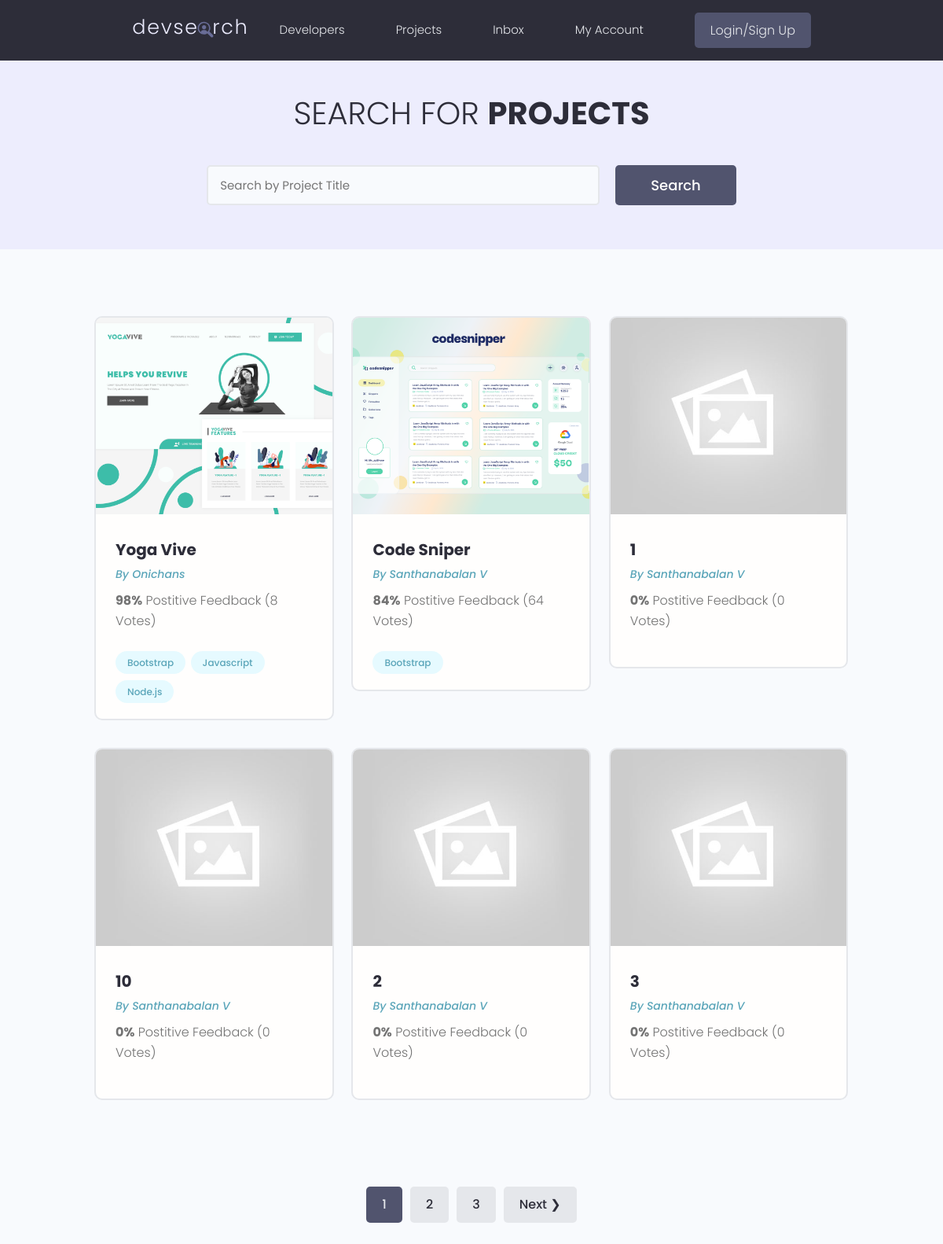
/projects/, run on the app's committed database.
### projects/models.py (models this page shows, shortened)
class Project(models.Model):
    owner = models.ForeignKey(Profile,null=True,blank=True,on_delete=models.SET_NULL)
    title = models.CharField(max_length=200)
    description = models.TextField(null=True,blank=True)
    featured_image = models.ImageField(null=True,blank=True,default="default.jpg")
    demo_link = models.CharField(max_length=2000,null=True,blank=True)
    source_link = models.CharField(max_length=2000,null=True,blank=True)
    tags =  models.ManyToManyField('Tag',blank=True)
    vote_total = models.IntegerField(default=0,null=True,blank=True)
    vote_ratio = models.IntegerField(default=0,null=True,blank=True)
    created = models.DateTimeField(auto_now_add=True)
    id = models.UUIDField(default=uuid.uuid4,unique=True,primary_key=True,editable=False)
    class Meta:
        ordering = ['-vote_ratio','-vote_total','title']

class Tag(models.Model):
    name=models.CharField(max_length=200)
    created = models.DateTimeField(auto_now_add=True)
    id = models.UUIDField(default=uuid.uuid4,unique=True,primary_key=True,editable=False)
    def __str__(self):
        return self.name

### users/models.py (models this page shows, shortened)
class Profile(models.Model):
    user = models.OneToOneField(User,on_delete = models.CASCADE,null=True,blank=True)
    name = models.CharField(max_length=200,null=True,blank=True)
    email = models.EmailField(max_length=200,null=True,blank=True)
    username = models.CharField(max_length=200,null=True,blank=True)
    location = models.CharField(max_length=200,null=True,blank=True)
    short_intro = models.CharField(max_length=200,null=True,blank=True)
    bio = models.TextField(null=True,blank=True)
    profile_image = models.ImageField(null=True,blank=True,upload_to = 'profiles/',default='profiles/user-default.png')
    social_github = models.CharField(max_length=200,null=True,blank=True)
    social_twitter = models.CharField(max_length=200,null=True,blank=True)
    social_linkedin = models.CharField(max_length=200,null=True,blank=True)
    social_youtube = models.CharField(max_length=200,null=True,blank=True)
    social_website = models.CharField(max_length=200,null=True,blank=True)
    created = models.DateTimeField(auto_now_add=True)
    id = models.UUIDField(default=uuid.uuid4,unique=True,primary_key=True,editable=False)

### projects/views.py (the view)
# urls.py: path('',views.projects,name="projects"),
def projects(request):
    projects,search = searchProjects(request)
    custom_index,projects = paginateProjects(request,projects,6)
    context = {'projects':projects,'search':search,'custom_index':custom_index}
    return render(request,'projects/projects.html',context)

### projects/utils.py (called while the page is built)
def paginateProjects(request,projects,results):
    page = request.GET.get('page')
    paginator = Paginator(projects, results)
    try:
        projects = paginator.page(page)
    except PageNotAnInteger:
        page = 1
        projects = paginator.page(page)
    except EmptyPage:
        messages.error(request,"Showing last page since query is beyond index")
        page = paginator.num_pages
        projects = paginator.page(page)
    left_index = (int(page) - 4)
    if left_index < 1:
        left_index = 1
    right_index = (int(page) + 5)
    if right_index > paginator.num_pages:
        right_index = paginator.num_pages + 1
    custom_index = range(left_index,right_index)
    return custom_index,projects

def searchProjects(request):
    search = ''
    if request.GET.get('search'):
        search = request.GET.get('search')
    tags = Tag.objects.filter(name__icontains=search)
    projects = Project.objects.distinct().filter(
        Q(title__icontains=search) |
        Q(description__icontains=search) |
        Q(owner__name__icontains=search) |
        Q(tags__in=tags)
    )
    return projects,search

### projects/templates/projects/projects.html (shortened to what this page needs)
{% extends 'main.html' %}
{% block content %}
<main class="projects">
    <section class="hero-section text-center">
      <div class="container container--narrow">
        <div class="hero-section__box">
          <h2>Search for <span>Projects</span></h2>
        </div>
        <div class="hero-section__search">
          <form id="searchForm" class="form" action="{% url 'projects' %}" method="get">
            <div class="form__field">
              <input class="input input--text" id="formInput#search" type="text" name="search"
                value="{{search}}" placeholder="Search by Project Title" />
            </div>
            <input class="btn btn--sub btn--lg" type="submit" value="Search" />
          </form>
        </div>
      </div>
    </section>
    <section class="projectsList">
      <div class="container">
        <div class="grid grid--three">
        {% for project in projects %}
          <div class="column">
            <div class="card project">
              <a href="{% url 'project' project.id %}" class="project">
                <img class="project__thumbnail" src="{{project.featured_image.url}}" alt="project thumbnail" />
                <div class="card__body">
                  <h3 class="project__title">{{project.title}}</h3>
                  <p><a class="project__author" href="{% url 'user-profile' project.owner.id %}">By {{project.owner.name}}</a></p>
                  <p class="project--rating">
                    <span style="font-weight: bold;">{{project.vote_ratio}}%</span> Postitive
                    Feedback ({{project.vote_total}} Vote{{project.vote_total|pluralize:"s"}})
                  </p>
                  <div class="project__tags">
                    {% for tag in project.tags.all %}
                    <span class="tag tag--pill tag--main">
                      <small>{{tag}}</small>
                    </span>
                    {% endfor %}
                  </div>
                </div>
              </a>
            </div>
          </div>
         {% endfor %}
        </div>
      </div>
    </section>
    {% include 'pagination.html' with queryset=projects custom_range=custom_range %}
  </main>
{% endblock content %}

### static/styles/app.css (style rules this page uses)
:root { --color-sub: #2d2d39; }
.btn--sub { background-color: var(--color-sub-light); }
.card { border: 2px solid var(--color-light); }
img { width: 100%; }
.hero-section { height: 40vh; display: flex; align-items: center; background-color: var(--color-sub); }
.hero-section__box { margin-bottom: 4rem; }
.hero-section__box > h2, .hero-section__box > h2 > span { font-size: 4rem; color: var(--color-light); line-height: 1.3; text-transform: uppercase; }
.hero-section__box > h2 { font-weight: 300; }
.hero-section__box > h2 > span { font-weight: 700; }
.hero-section__search > .form { display: flex; align-items: center; justify-content: center; gap: 2rem; }
.hero-section__search > .form input.input--text { width: 50rem; }
.project__author { font-size: 1.4rem; font-style: italic; }
.project--rating { margin-bottom: 1.6em; margin-top: .5em; }
.projects > .hero-section { background: var(--color-sub-lighter); height: 30vh; }
.projects .hero-section__box { margin-bottom: 2.5rem; }
.projects .hero-section__box > h2 { color: var(--color-sub); }
.projects .hero-section__box > h2 > span { font-weight: 700; color: var(--color-sub); }
.projectsList { margin-top: 8rem; }
.project__thumbnail { height: 25rem; object-fit: cover; object-position: top center; }
.project__title { font-size: 2rem; font-weight: 700; color: var(--color-sub); }

### static/uikit/styles/modules/_variables.css (style rules this page uses)
:root { --color-main: #5aa5b9; --color-main-light: #e6faff; --color-sub: #3f4156; --color-sub-light: #51546e; --color-sub-lighter: #ededfd; --color-text: #737373; --color-gray: #8b8b8b; --color-light: #e5e7eb; --color-light-gray: #767676; --color-bg: #f8fafd; --color-white: #fffefd; --color-white-light: #f3f3f3; --color-success: #359e64; --color-success-bg: #def8e8; --color-error: #fc4b0b; --color-error-bg: #fff2ee; --font-base: 'Poppins', arial, helvetica, 'Segoe UI', roboto, ubuntu, sans-serif; --font-monospace: 'Fira Code', 'Courier New', courier, monospace; --font-regular: 300; --font-medium: 500; --font-bold: 700; --generic-shadow: 1px 1px 5px #00000010; --generic-transition: all 0.3s ease-in-out; }

### static/uikit/styles/modules/_base.css (style rules this page uses)
* { margin: 0; padding: 0; box-sizing: border-box; text-rendering: optimizeLegibility; color: inherit; font-size: inherit; }
html { font-size: 50%; }
@media only screen and (min-width: 480px) { html { font-size: 56.25%; } }
@media only screen and (min-width: 1200px) { html { font-size: 62.5%; } }
body { line-height: 1.6; font-weight: 400; font-size: 1.5rem; color: var(--color-text); background-color: var(--color-bg); min-height: 100vh; }

### static/uikit/styles/modules/_typography.css (style rules this page uses)
* { font-family: var(--font-base); }
h2 { font-size: 3.6rem; font-weight: var(--font-bold); }
h3 { font-size: 3.2rem; font-weight: var(--font-medium); }
p, span, strong { font-size: 1.6rem; color: var(--color-text); font-weight: var(--font-regular); }
a { padding-bottom: 2px; text-decoration: none; display: inline-block; color: var(--color-main); font-weight: var(--font-medium); }

### static/uikit/styles/modules/_utilities.css (style rules this page uses)
.container { width: 92%; max-width: 165rem; margin: 0 auto; box-sizing: border-box; }
.container--narrow { width: 92%; max-width: 120rem; }
@media screen and (min-width: 1000px) { .container { width: 90%; } }
@media screen and (min-width: 1000px) { .container--narrow { width: 85%; } }
@media screen and (min-width: 1200px) { .container { width: 80%; } }
@media screen and (min-width: 1200px) { .container--narrow { width: 72%; } }
.text-center { text-align: center; }

### static/uikit/styles/modules/_button.css (style rules this page uses)
.btn { display: inline-block; position: relative; cursor: pointer; background-color: var(--color-light); font-weight: var(--font-medium); color: var(--color-sub); text-decoration: none; padding: 1rem 2rem; border-radius: 0.5rem; border: none; width: -webkit-fit-content; width: -moz-fit-content; width: fit-content; height: -webkit-fit-content; height: -moz-fit-content; height: fit-content; font-size: 1.6rem; outline-width: 0; outline-color: transparent; -webkit-backface-visibility: hidden; backface-visibility: hidden; transition: all 0.3s ease-in-out; }
.btn--sub { background-color: var(--color-sub); color: var(--color-white); }
.btn--lg { font-size: 1.8rem; padding: 1.2rem 4.5rem; }

### static/uikit/styles/modules/_card.css (style rules this page uses)
.card { border-radius: 1rem; background-color: var(--color-white); border: 1.5px solid var(--color-light); width: auto; height: auto; margin-top: 0.5rem; margin-bottom: 0.5rem; overflow: hidden; }
.card__body, .card__header { padding: 2rem 2.5rem; }

### data on the page
Project: featured_image (picture), title "Yoga Vive", owner.name "Onichans", vote_ratio "98", vote_total "8"
Tag: name "Bootstrap"
Tag: name "Javascript"
Tag: name "Node.js"
Project: featured_image (picture), title "Code Sniper", owner.name "Santhanabalan V", vote_ratio "84", vote_total "64"
Project: featured_image (placeholder picture), title "1", owner.name "Santhanabalan V", vote_ratio "0", vote_total "0"
Project: featured_image (placeholder picture), title "10", owner.name "Santhanabalan V", vote_ratio "0", vote_total "0"
Project: featured_image (placeholder picture), title "2", owner.name "Santhanabalan V", vote_ratio "0", vote_total "0"
Project: featured_image (placeholder picture), title "3", owner.name "Santhanabalan V", vote_ratio "0", vote_total "0"

### other printed values
{{ page }} "1"
{{ page }} "2" "3"
